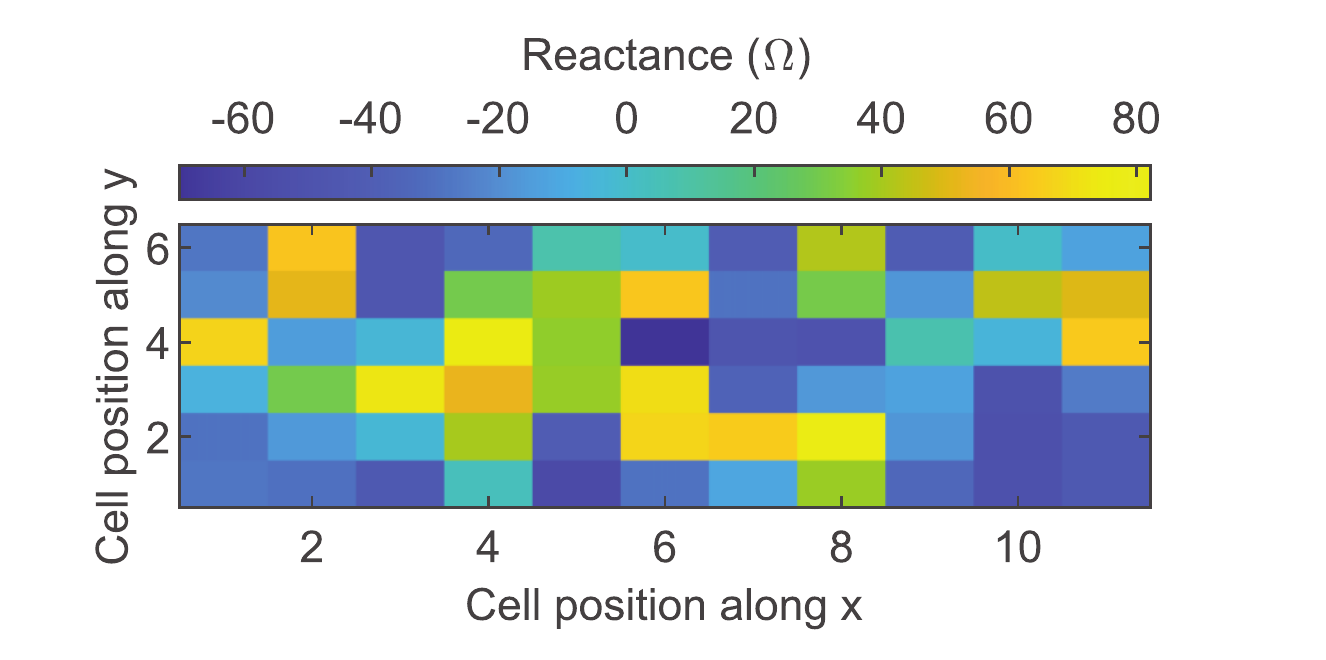
#> input picture projects/01_reactive-beamforming-metasurface_TAP2025/02_reactance_data/source_crops/f4a.png, 1326 x 660 px, found by its file name
$ python digitize_reactance_maps.py
#> lines starting #> are read from the running program, lines starting #| are printed output that depends on the picture; after the words box and inside, x2 and y2 are one past the last pixel; in counts of white or black regions, pixels touching at a corner belong together
"""Digitize the reactance colour maps (Figs. 4a, 6a, 7a, 8b, 9b) of the paper into per-cell CSVs.
Steps: pdftoppm -r 400 the PDF -> crop each map (map + its colourbar) to PNG -> run:
    python digitize_reactance_maps.py <folder_with_crops> <out_folder>
The colourbar's tick marks are detected automatically and fitted linearly to the tick values below,
each cell's median colour is matched to the nearest colourbar colour (parula), giving X in ohm.
Typical accuracy ~ +-1 colour step (~ +-3 ohm) plus PDF rendering error -> treat as a seed."""
import numpy as np, csv, sys
from PIL import Image
from scipy import ndimage
P=(sys.argv[1] if len(sys.argv)>1 else ".")+"/"; OUT=(sys.argv[2] if len(sys.argv)>2 else ".")+"/"
def analyze(path):
#> called with path = './f4a.png'
    a=np.asarray(Image.open(path).convert('RGB')).astype(float)
    mx=a.max(2); mn=a.min(2); sat=(mx-mn)/(mx+1e-6)
#> after `mx = a.max(2)`:
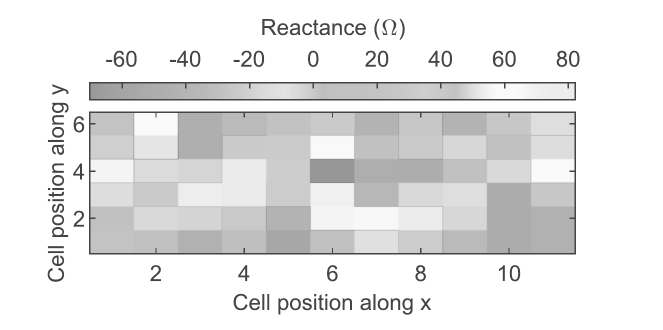
#> mx: shape (660, 1326) float64 (shown at 1/2 size); min 68, max 255, mean 230.4
#> after `mn = a.min(2)`:
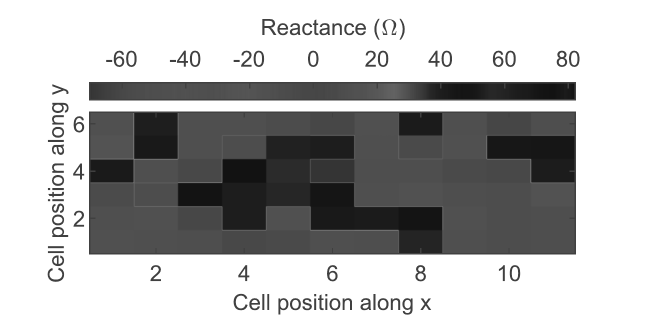
#> mn: shape (660, 1326) float64 (shown at 1/2 size); min 18, max 255, mean 182.1
    col=(sat>0.3)&(mx>60)
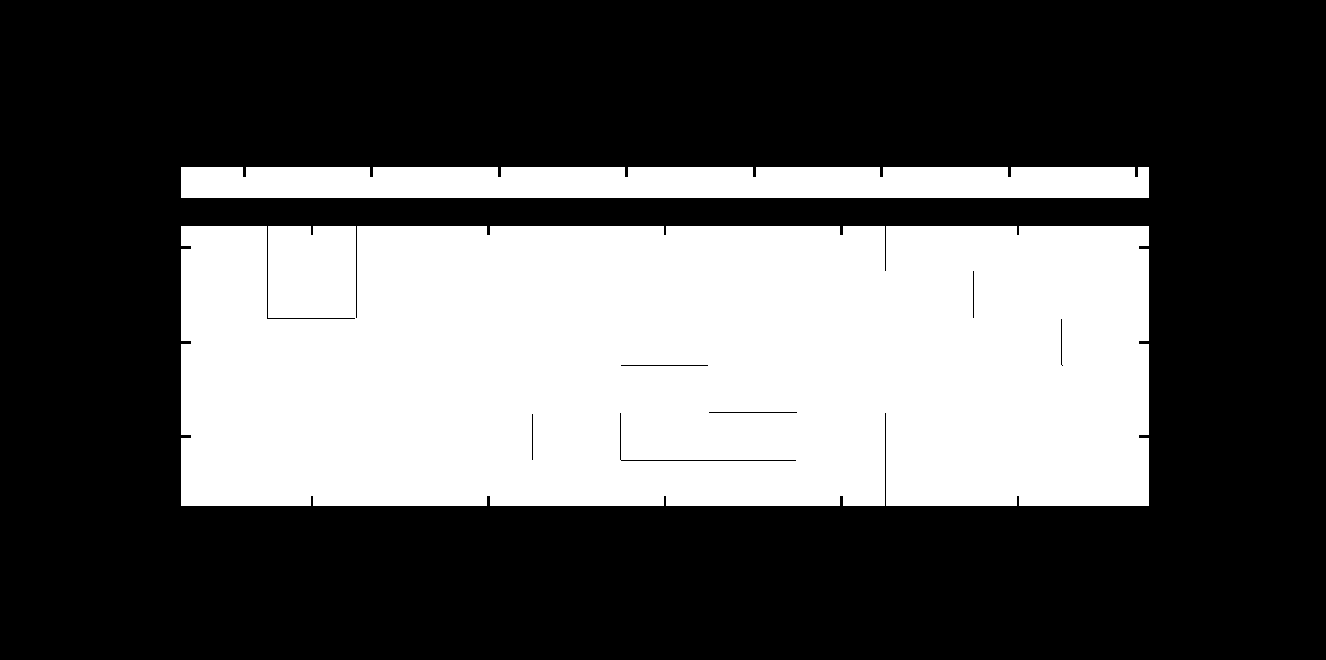
#> col: shape (660, 1326) bool; 34.2% white; 2 white regions, box (x1, y1, x2, y2) and area: (181, 226, 1149, 506) 269685, (181, 167, 1149, 198) 29768
    lab,n=ndimage.label(col)
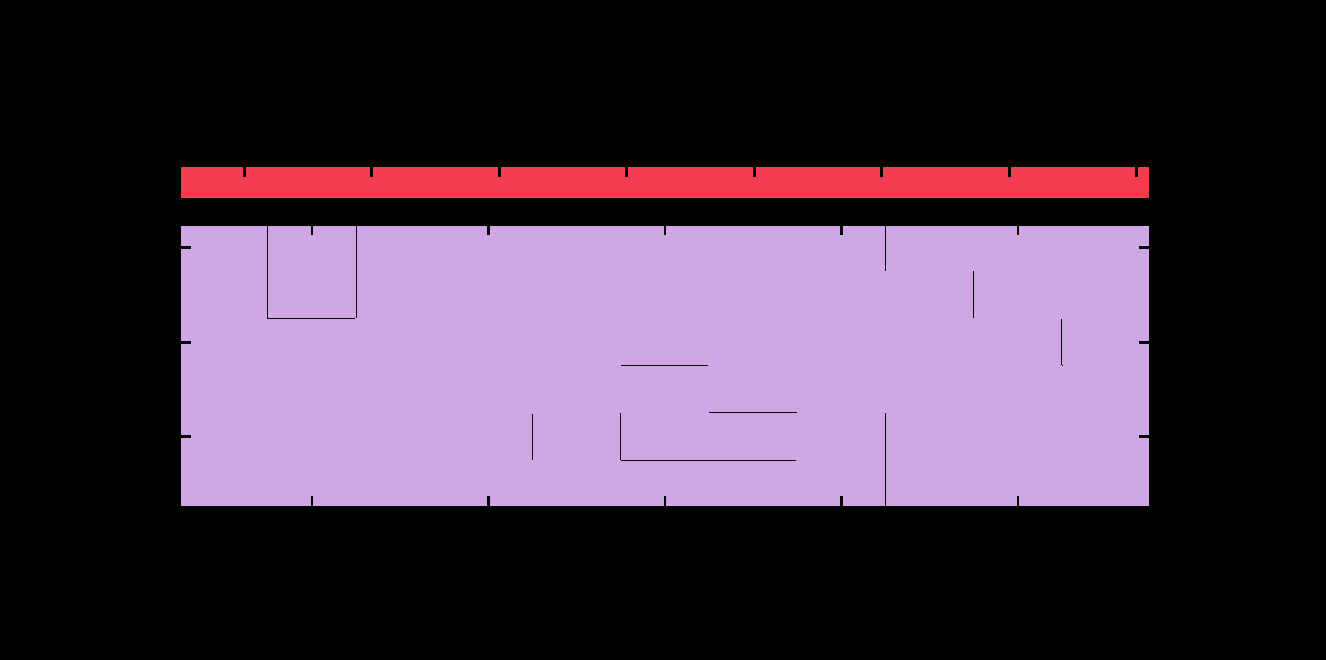
#> lab: shape (660, 1326) int32; 3 distinct labels, from 0 to 2; one colour per label, 0 black
#> n = 2
    objs=ndimage.find_objects(lab)
#> objs = 2 items
    boxes=[]
    for i,s in enumerate(objs):
        h=s[0].stop-s[0].start; w=s[1].stop-s[1].start
        if h*w>2000: boxes.append((s[0].start,s[0].stop,s[1].start,s[1].stop,(lab[s]==i+1).sum()))
#> this loop made 2 passes
#> (h, w) on passes 1 to 2: (31, 968), (280, 968)
#> after the loop, boxes = [(167, 198, 181, 1149, 29768), (226, 506, 181, 1149, 269685)]
    return a,boxes

figs={ # name: (png, tick values, ny rows shown, design label)
 "designI_fig4a":("f4a.png",[-60,-40,-20,0,20,40,60,80],6),
 "designII_fig6a":("f6a.png",[-80,-48,-16,16,48,80],6),
 "designIII_fig7a":("f7a.png",[-100,-70,-40,-10,20,50,80],6),
 "designIV_fig8b":("f8b.png",[-48,-16,16,48,80],6),
 "designV_fig9b":("f9b.png",[-28,4,36,68],11),
}
report=[]
for name,(png,ticks,ny) in figs.items():
    a,boxes=analyze(P+png)
    boxes=sorted(boxes,key=lambda b:-b[4])[:2]
#> boxes = [(226, 506, 181, 1149, 269685), (167, 198, 181, 1149, 29768)]
    hm=max(boxes,key=lambda b:b[1]-b[0]); cb=min(boxes,key=lambda b:b[1]-b[0])
#> after `hm = max(boxes, key=lambda b: b[1] - b[0])`: hm = (226, 506, 181, 1149, 269685)
#> after `cb = min(boxes, key=lambda b: b[1] - b[0])`: cb = (167, 198, 181, 1149, 29768)
    y0,y1,x0,x1=cb[:4]
#> y0 = 167; y1 = 198; x0 = 181; x1 = 1149
    # tick marks: grey pixels on colorbar top rows
    row=a[y0+1,x0:x1]; g=(row.max(1)-row.min(1))<40
#> after `row = a[y0 + 1, x0:x1]`: row = 968 rows, first 8: [65, 52, 151], [65, 52, 151], [65, 53, 152], [65, 54, 153], [65, 55, 153], [65, 55, 153], [65, 55, 153], [66, 56, 154]
    xs=np.where(g)[0]+x0
#> xs = 24 values from 243 to 1137
    groups=np.split(xs,np.where(np.diff(xs)>3)[0]+1)
#> groups = [[243, 244, 245], [370, 371, 372], [498, 499, 500], [625, 626, 627], [753, 754, 755], [880, 881, 882], [1008, 1009, 1010], [1135, 1136, 1137]]
    tpx=[grp.mean() for grp in groups if len(grp)]
#> tpx = [244, 371, 499, 626, 754, 881, 1009, 1136]
    assert len(tpx)==len(ticks),(name,tpx)
    k,c=np.polyfit(tpx,ticks,1)
#> k = 0.157; c = -98.26
    resid=np.abs(np.polyval([k,c],tpx)-ticks).max()
#> resid = 0.0485
    strip=a[y0+int((y1-y0)*0.3):y0+int((y1-y0)*0.7),x0+2:x1-2].mean(0)   # colour vs x
#> strip = 964 rows, first 8: [65, 53, 152], [65, 54, 153], [65, 55, 153], [65, 55, 153], [65, 55, 153], [66, 56, 154], [66, 56, 154], [66, 56, 154]
    sx=np.arange(x0+2,x1-2); svals=k*sx+c
#> after `svals = k * sx + c`: svals = 964 values from -69.54 to 81.54
    hy0,hy1,hx0,hx1=hm[:4]; cw=(hx1-hx0)/11; ch=(hy1-hy0)/ny
#> after `hy0, hy1, hx0, hx1 = hm[:4]`: hy0 = 226; hy1 = 506; hx0 = 181; hx1 = 1149
#> after `cw = (hx1 - hx0) / 11`: cw = 88
#> after `ch = (hy1 - hy0) / ny`: ch = 46.67
    grid=np.zeros((ny,11)); err=np.zeros((ny,11))
    for r in range(ny):        # r=0 top row of image = y index ny
        for q in range(11):
            ya=int(hy0+(r+0.3)*ch); yb=int(hy0+(r+0.7)*ch)
            xa=int(hx0+(q+0.3)*cw); xb=int(hx0+(q+0.7)*cw)
            px=np.median(a[ya:yb,xa:xb].reshape(-1,3),0)
            d=np.linalg.norm(strip-px,axis=1); i=d.argmin()
            grid[r,q]=svals[i]; err[r,q]=d[i]
    # store with y index (paper axis): y=ny at top
    with open(OUT+name+"_reactance_ohm.csv","w",newline="") as fh:
        w=csv.writer(fh); w.writerow(["y_index\\x_index"]+list(range(1,12)))
        for r in range(ny): w.writerow([ny-r]+[round(v,1) for v in grid[r]])
    report.append(f"{name}: ticks fit resid {resid:.2f} ohm, colour match max dist {err.max():.1f}/441, range {grid.min():.0f}..{grid.max():.0f} ohm, {k:.4f} ohm/px")
#> pass 2 of the loop `for name,(png,ticks,ny) in figs.items():`:
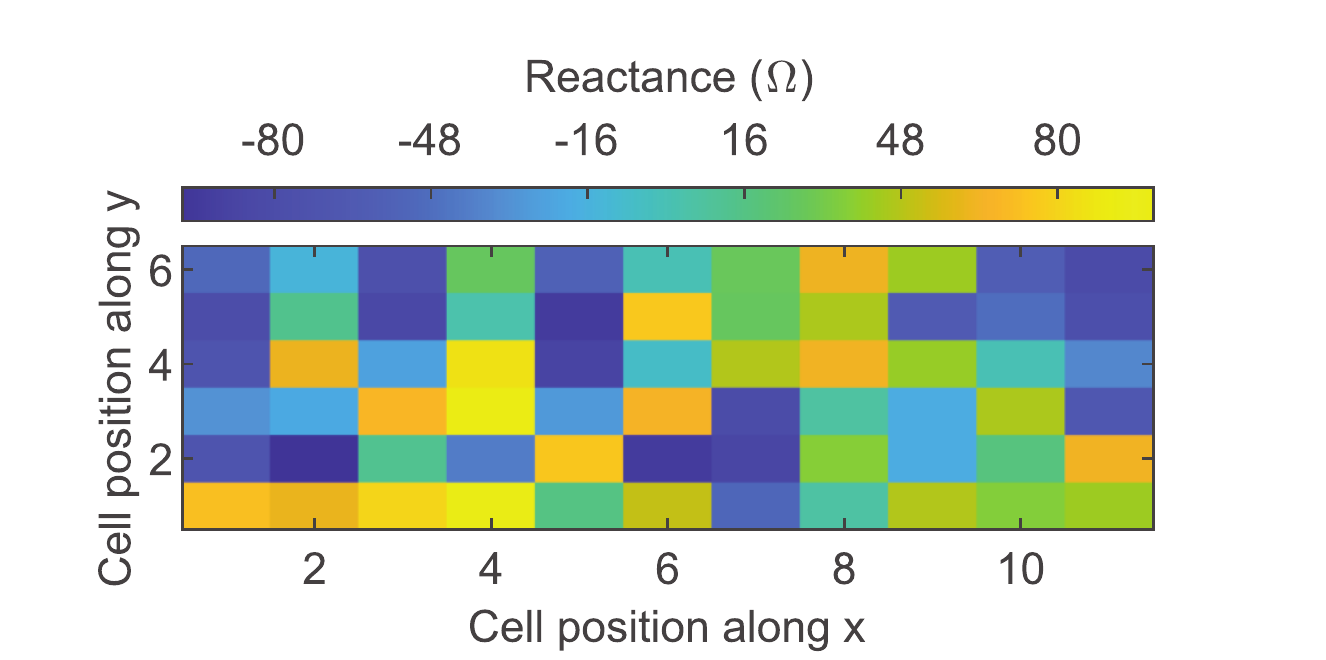
#> input picture projects/01_reactive-beamforming-metasurface_TAP2025/02_reactance_data/source_crops/f6a.png, 1326 x 660 px, found by its file name
#> in analyze (call 2), `col=(sat>0.3)&(mx>60)`:
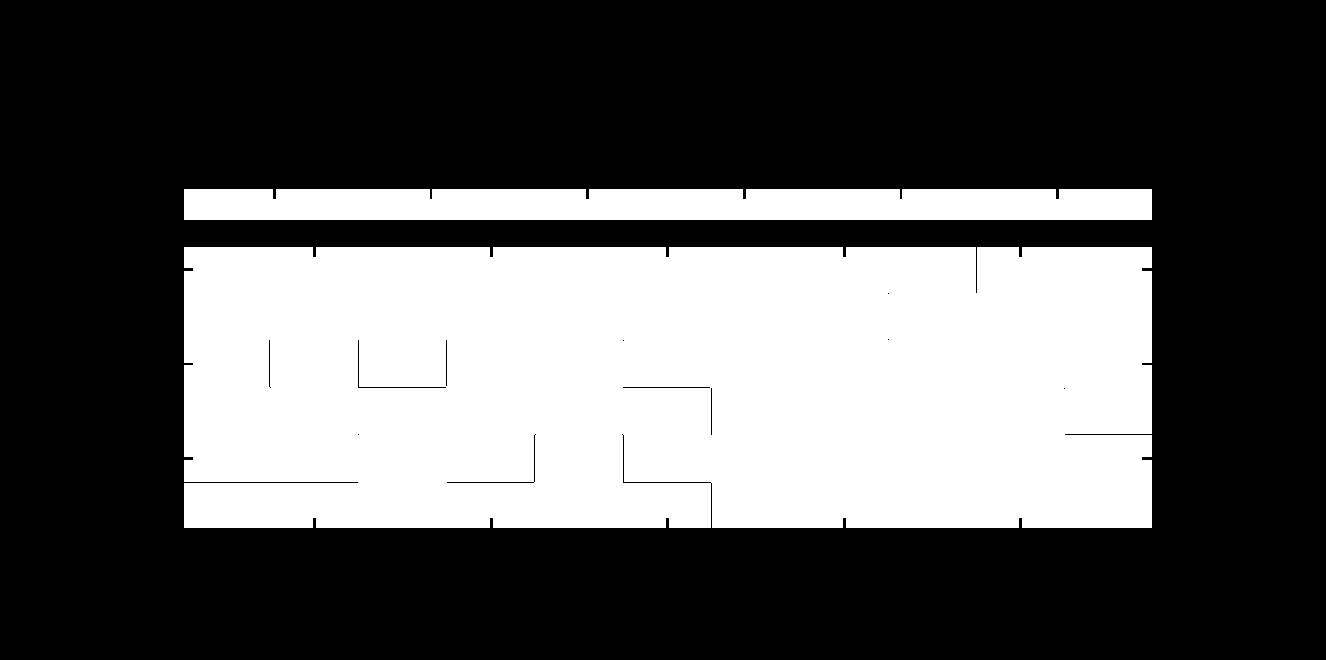
#> col: shape (660, 1326) bool; 34.3% white; 2 white regions, box (x1, y1, x2, y2) and area: (184, 247, 1152, 528) 270565, (184, 189, 1152, 220) 29848
#> in analyze (call 2), `lab,n=ndimage.label(col)`:
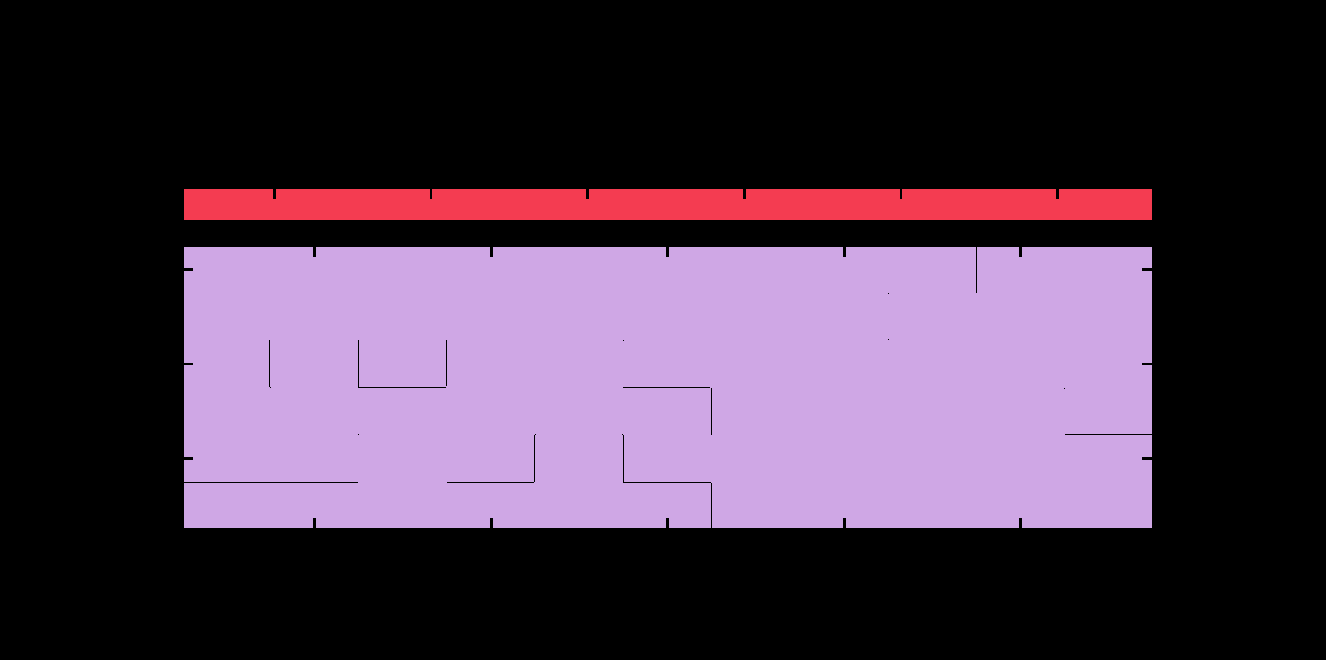
#> lab: shape (660, 1326) int32; 3 distinct labels, from 0 to 2; one colour per label, 0 black
#> the loop in analyze (call 2), `for i,s in enumerate(objs):` made 2 passes
#> (h, w) on passes 1 to 2: (31, 968), (281, 968)
#> after the loop in analyze (call 2), `for i,s in enumerate(objs):`: boxes = [(189, 220, 184, 1152, 29848), (247, 528, 184, 1152, 270565)]
#> `boxes=sorted(boxes,key=lambda b:-b[4])[:2]`: boxes = [(247, 528, 184, 1152, 270565), (189, 220, 184, 1152, 29848)]
#> hm = (247, 528, 184, 1152, 270565)
#> cb = (189, 220, 184, 1152, 29848)
#> y0 = 189; y1 = 220; x0 = 184; x1 = 1152
#> row = 968 rows, first 8: [65, 52, 151], [65, 53, 152], [65, 54, 153], [65, 55, 153], [65, 55, 153], [65, 55, 153], [66, 56, 154], [66, 56, 154]
#> xs = [273, 274, 275, 430, 431, 586, 587, 588, 743, 744, 745, 900, 901, 1056, 1057, 1058]
#> groups = [[273, 274, 275], [430, 431], [586, 587, 588], [743, 744, 745], [900, 901], [1056, 1057, 1058]]
#> tpx = [274, 430.5, 587, 744, 900.5, 1057]
#> k = 0.204; c = -136
#> resid = 0.0379
#> strip = 964 rows, first 8: [65, 54, 153], [65, 55, 153], [65, 55, 153], [65, 55, 153], [66, 56, 154], [66, 56, 154], [66, 56, 154], [66, 56, 154]
#> svals = 964 values from -97.96 to 98.78
#> hy0 = 247; hy1 = 528; hx0 = 184; hx1 = 1152
#> ch = 46.83
print("\n".join(report))
